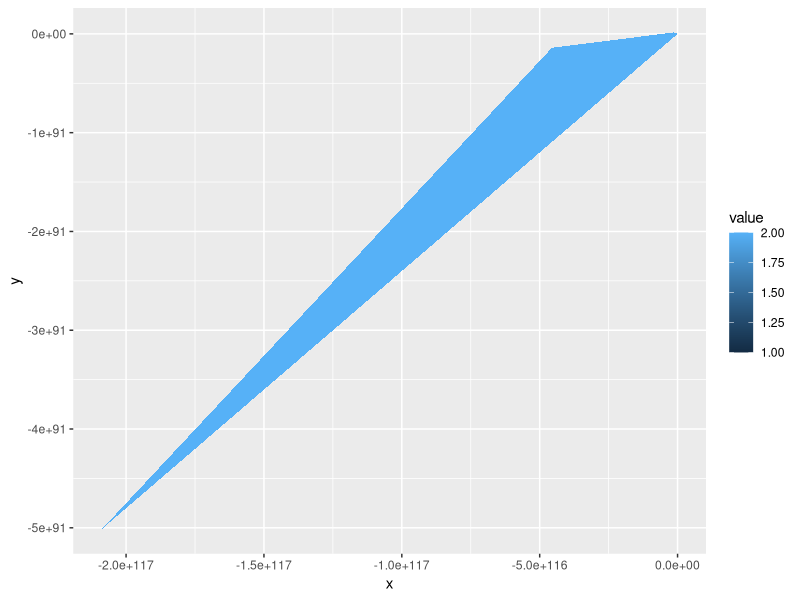
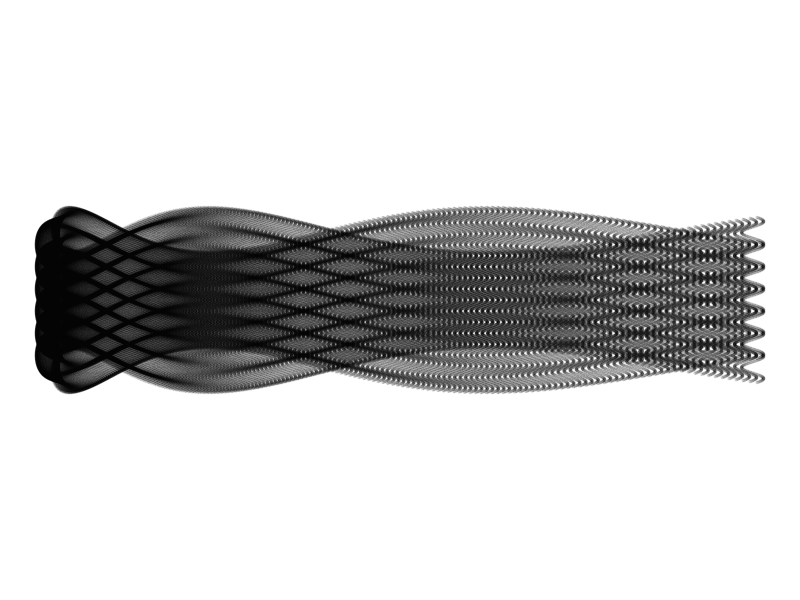
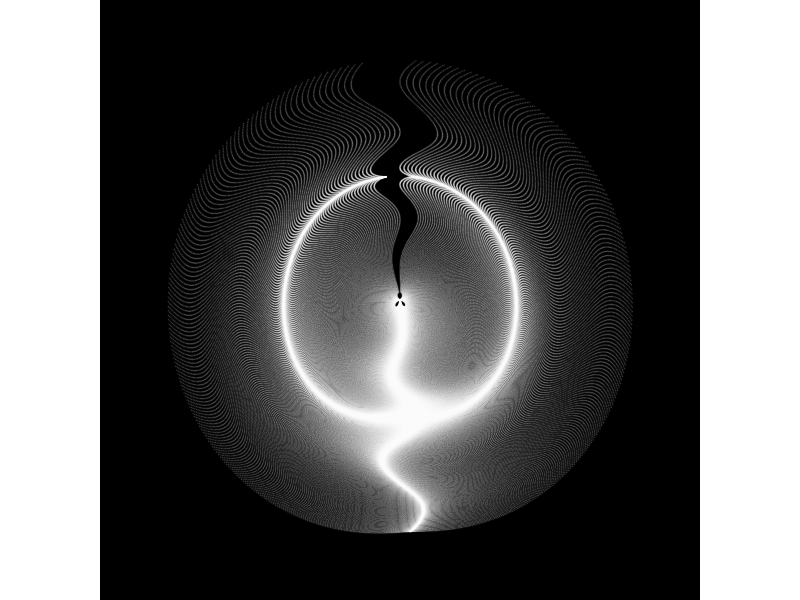
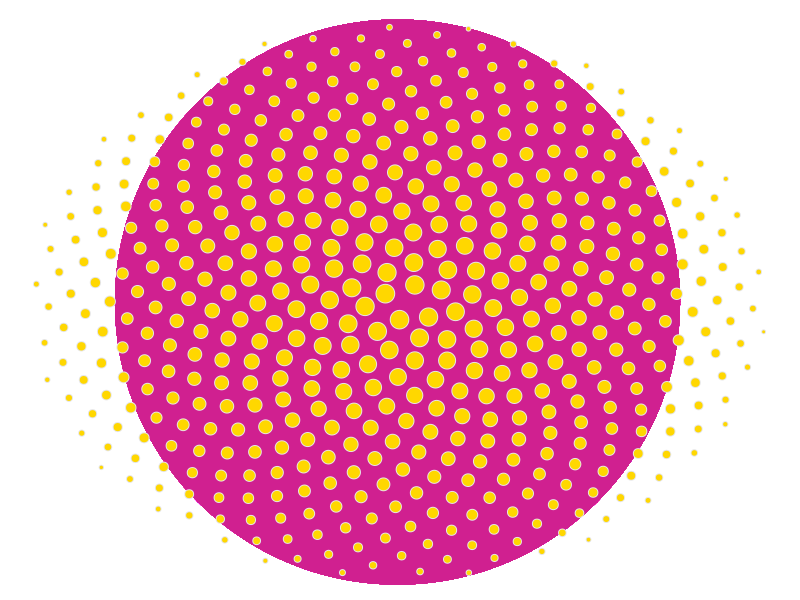

Recreate these plots in R, in order.
# More small examples
library(ggplot2)
library(tidyverse)

# vertiginous spiral
numcoords <- 10 # number of coordinates
numvert <- 8 # number of vertices

xmult <- 30
ymult <- 14

ids <- as.factor(1:numcoords) 
values <- data.frame(
  id = ids,
  value = seq(1,2,1/(numcoords-1))
) 

xvals <- numeric(numcoords*numvert)
yvals <- numeric(numcoords*numvert)
for (i in 2:(numcoords*numvert)){
  xvals[i] <- xvals[i-1] + ((xmult)^i)*cos(i)
  yvals[i] <- yvals[i-1] + ((ymult)^i)*sin(i)   
}

coords <- data.frame(
  id = rep(ids, each = numvert),
  x = xvals,
  y = yvals
)

datapoly <- merge(values, coords, by = c("id"))

ggplot(datapoly, aes(x = x, y = y)) +
  geom_polygon(aes(fill = value, group = id))

# marine creature
seq(from=-10, to=10, by = 0.05) %>%
  expand.grid(x=., y=.) %>%
  ggplot(aes(x=(x^2+pi*cos(y)^2), y=(y+pi*sin(x)))) +
  geom_point(alpha=.1, shape=20, size=1, color="black")+
  theme_void()+coord_fixed()

# summoning cthultu
seq(-3,3,by=.01) %>%
  expand.grid(x=., y=.) %>%
  ggplot(aes(x=(x^3-sin(y^2)), y=(y^3-cos(x^2)))) +
  geom_point(alpha=.1, shape=20, size=0, color="white")+
  theme_void()+
  coord_fixed()+
  theme(panel.background = element_rect(fill="black"))+
  coord_polar()

# naive sunflower
a=pi*(3-sqrt(5))
n=500
ggplot(data.frame(r=sqrt(1:n),t=(1:n)*a),
       aes(x=r*cos(t),y=r*sin(t)))+
  geom_point(aes(x=0,y=0),
             size=190,
             colour="violetred")+
  geom_point(aes(size=(n-r)),
             shape=21,fill="gold",
             colour="gray90")+
  theme_void()+theme(legend.position="none")